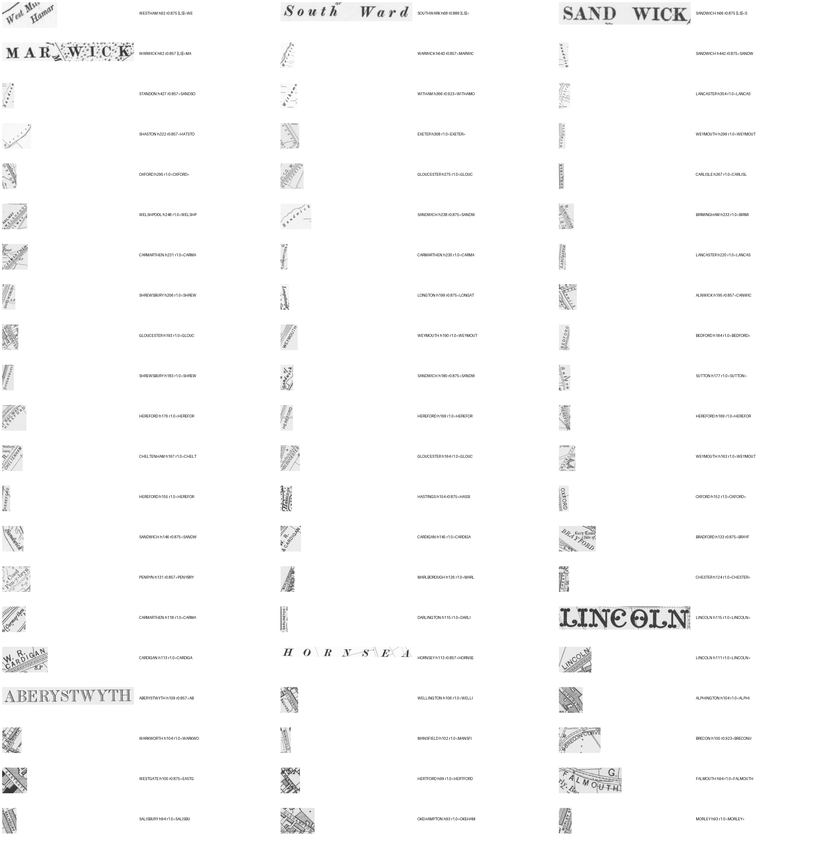
#> input picture developer/gb1900-font-probe/admin_probe/harvest_sample.png, 835 x 846 px, shrunk from 2280 x 2310 before the run
$ python detect_v2.py ../gb1900-font-probe/admin_probe/harvest_sample.png
#> lines starting #> are read from the running program, lines starting #| are printed output that depends on the picture; after the words box and inside, x2 and y2 are one past the last pixel; in counts of white or black regions, pixels touching at a corner belong together
#!/usr/bin/env python
"""P1 probe v2 — the boundary-SPECIFIC cue: bold x mereing-marks.

Field lines/contours/tidal-dot lines have NO bold x. Isolate BOLD ink (distance
transform kills 1-2px strokes), then match a bold-x template. If the surviving
hits trace the admin boundary and stay quiet on the field mesh, classical
anchor-detection + label-seeded tracing is viable.
"""
import sys
import numpy as np
from PIL import Image
import cv2
from scipy.ndimage import maximum_filter

SRC = sys.argv[1] if len(sys.argv) > 1 else "parish_probe.png"
g = np.asarray(Image.open(SRC).convert("L"), np.uint8)
H, W = g.shape
#> H = 846; W = 835

ink = (cv2.adaptiveThreshold(g, 255, cv2.ADAPTIVE_THRESH_MEAN_C,
                             cv2.THRESH_BINARY_INV, 21, 12) > 0).astype(np.uint8)
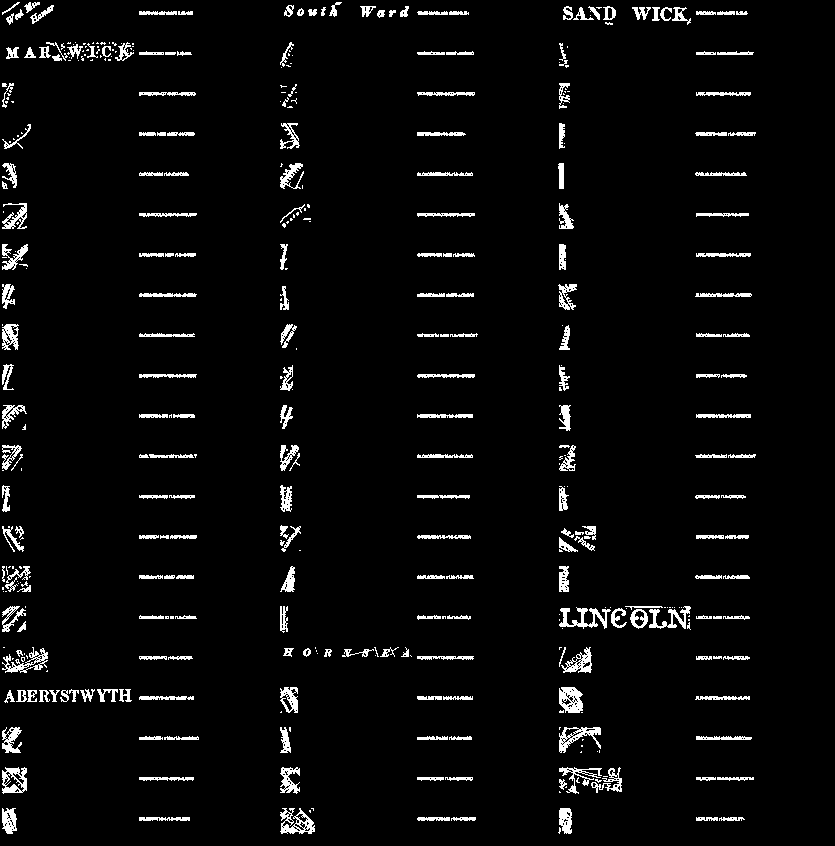
#> ink: shape (846, 835); values 0 (black) and 1 (white), 4.1% white; 410 white regions (172 under 20 px), largest, box (x1, y1, x2, y2) and area: (559, 607, 611, 629) 467, (280, 808, 315, 834) 461, (559, 687, 583, 713) 442

# BOLD ink = stroke half-width >= 2px (thickness >=~4px). Field lines ~1-2px vanish.
dist = cv2.distanceTransform(ink, cv2.DIST_L2, 3)
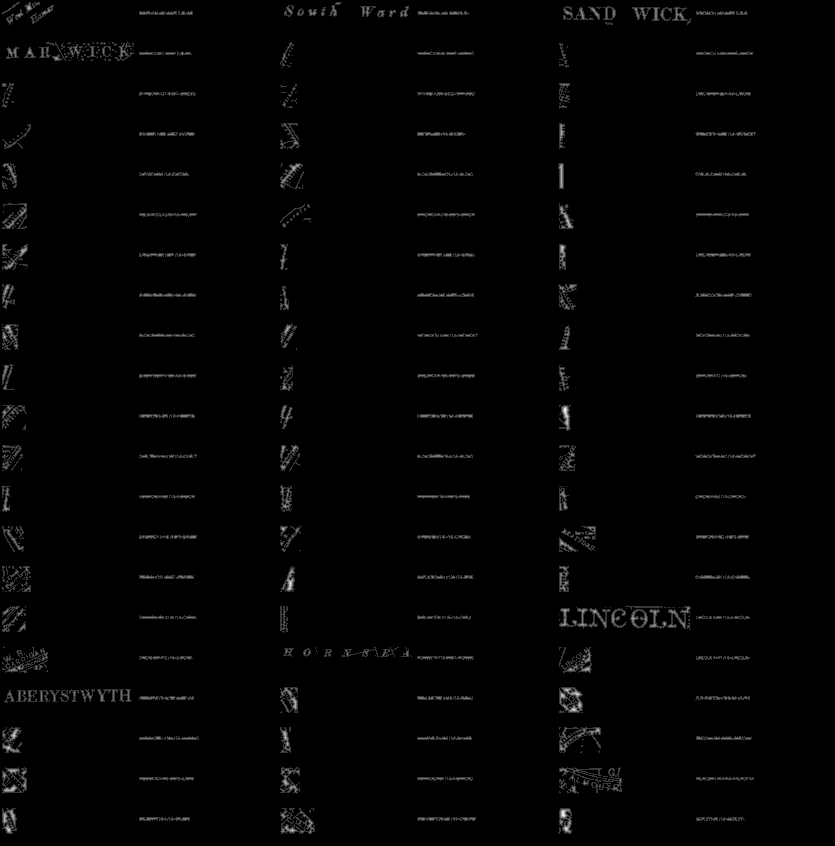
#> dist: shape (846, 835) float32; min 0, max 4.23, mean 0.0484; drawn with min black and max white
bold = (dist >= 1.8).astype(np.float32)
#> bold: shape (846, 835) float32; values 0 (black) and 1 (white), 0.67% white in thin lines or dots, all inside (x1, y1, x2, y2) = (3, 3, 752, 833)
# dilate bold cores back to full glyph extent
bold = cv2.dilate(bold, np.ones((3, 3), np.uint8))
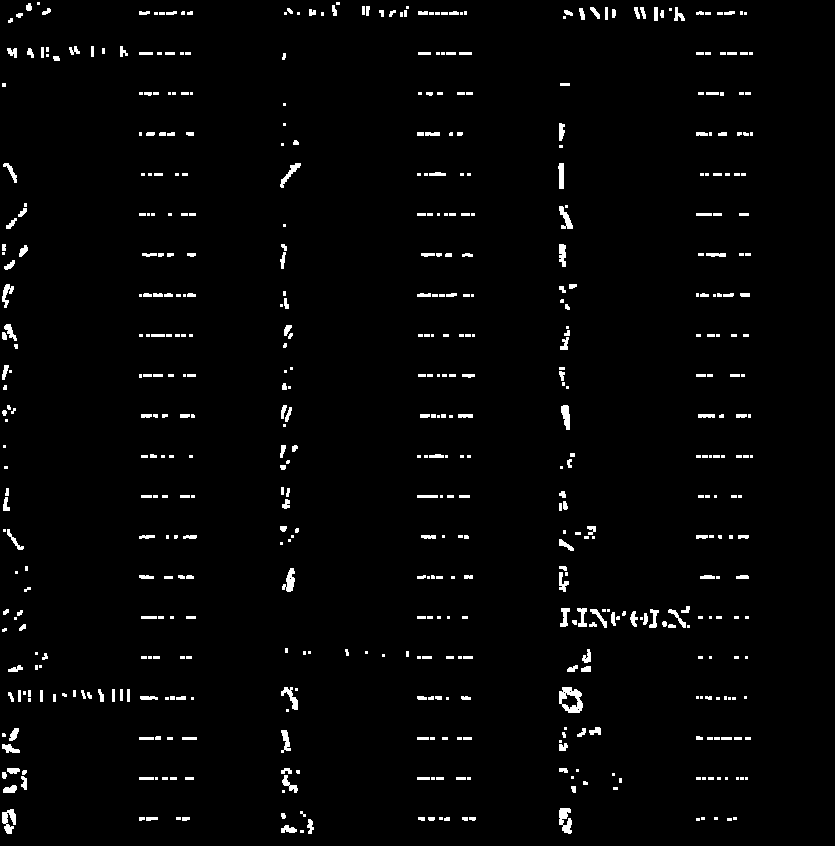
#> bold: shape (846, 835) float32; values 0 (black) and 1 (white), 2.3% white; 564 white regions (283 under 20 px), largest, box (x1, y1, x2, y2) and area: (559, 687, 583, 713) 359, (559, 808, 572, 834) 232, (2, 809, 16, 834) 216
print(f"[probe] ink frac {ink.mean():.3f}  bold frac {bold.mean():.4f}")
#| [probe] ink frac 0.041  bold frac 0.0231

# bold-x template (thick arms)
T = 19
tmpl = np.zeros((T, T), np.float32)
cv2.line(tmpl, (2, 2), (T - 3, T - 3), 1.0, 4)
cv2.line(tmpl, (T - 3, 2), (2, T - 3), 1.0, 4)
tmpl -= tmpl.mean()
ncc = cv2.matchTemplate(bold, tmpl, cv2.TM_CCOEFF_NORMED)
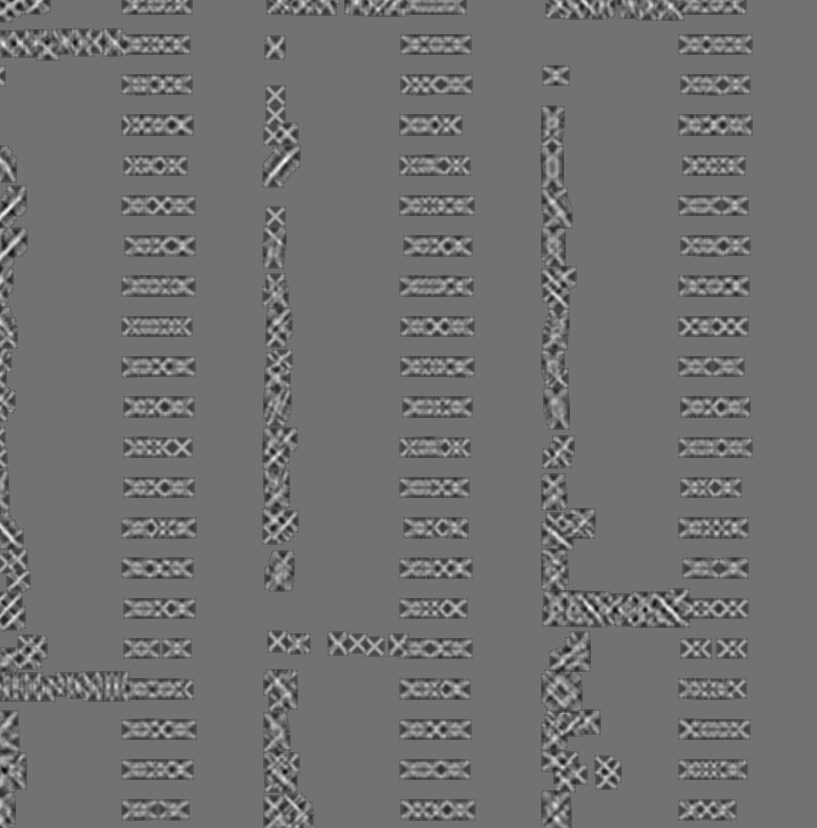
#> ncc: shape (828, 817) float32; min -0.389, max 0.476, mean -0.00233; drawn with min black and max white
ncc = np.pad(ncc, ((T // 2, T // 2), (T // 2, T // 2)))
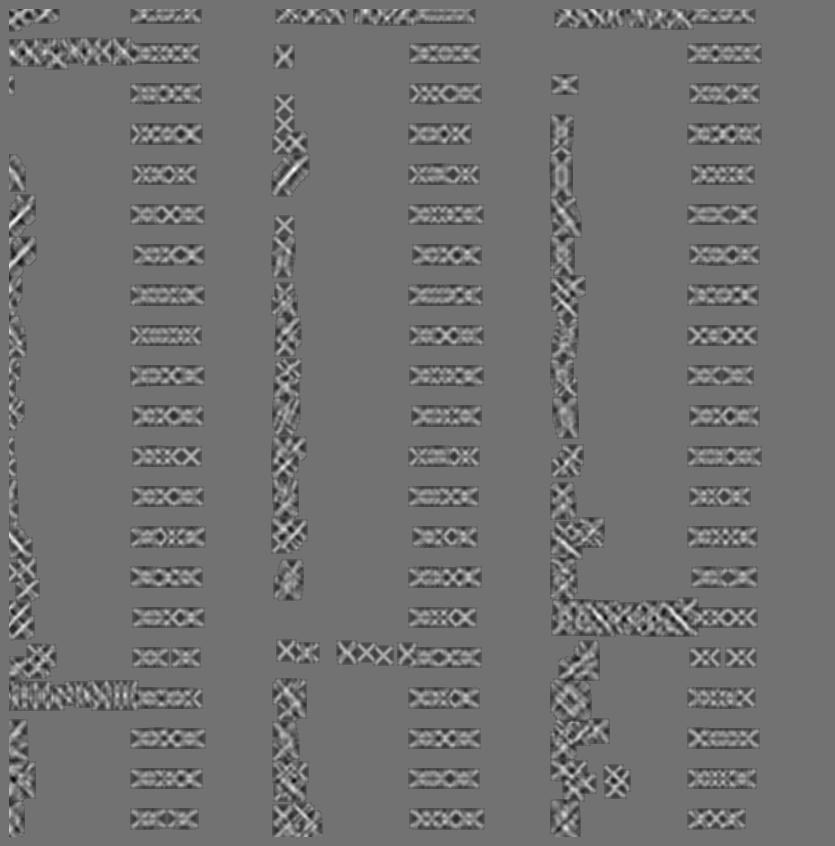
#> ncc: shape (846, 835) float32; min -0.389, max 0.476, mean -0.00223; drawn with min black and max white

peak = (ncc == maximum_filter(ncc, size=15)) & (ncc > 0.45)
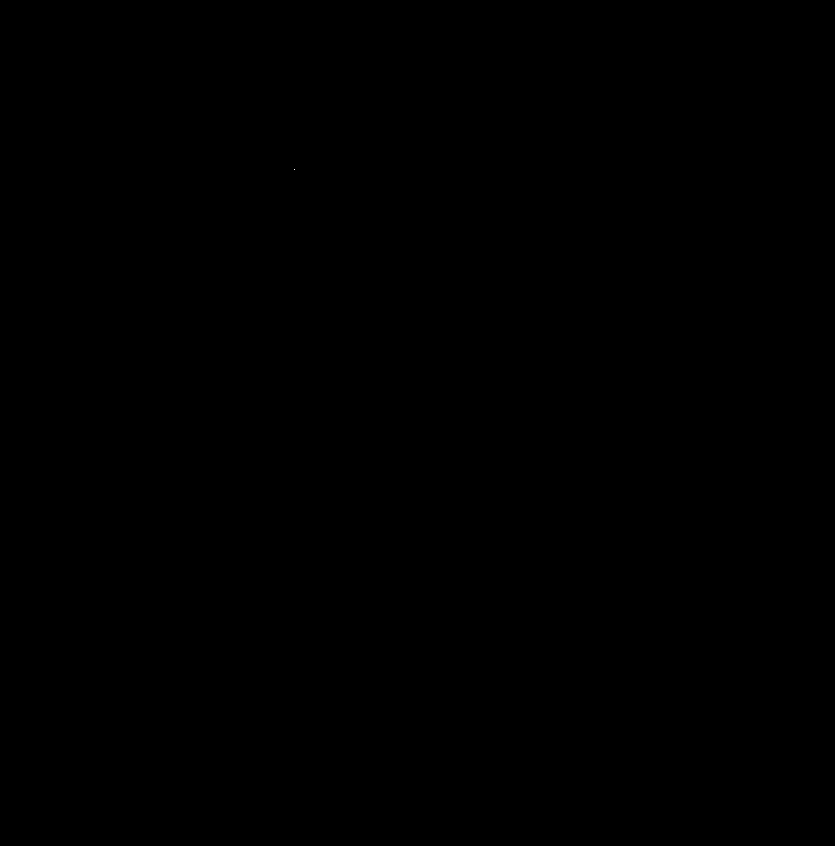
#> peak: shape (846, 835) bool; 0% white in thin lines or dots, all inside (x1, y1, x2, y2) = (294, 169, 295, 170)
ys, xs = np.where(peak)
#> ys = [169]; xs = [294]
print(f"[probe] bold-x candidates: {len(xs)} (thr 0.45)")
#| [probe] bold-x candidates: 1 (thr 0.45)

# overlays
cv2.imwrite("out_bold.png", (bold * 255).astype(np.uint8))
rgb = cv2.cvtColor(g, cv2.COLOR_GRAY2BGR)
#> rgb is the input picture: shape (846, 835, 3); min 32, max 255, mean 250.9
for x, y in zip(xs, ys):
    cv2.circle(rgb, (int(x), int(y)), 10, (0, 0, 255), 2)
#> this loop made 1 pass
#> (x, y) on pass 1: (294, 169)
#> rgb: shape (846, 835, 3); 0.03% of pixels changed, all inside (x1, y1, x2, y2) = (283, 158, 306, 181)
cv2.imwrite("out_boldx.png", rgb)
print("[probe] wrote out_bold.png out_boldx.png")

$ run again, on developer/gb1900-font-probe/admin_probe/cluster_montage_clean.png
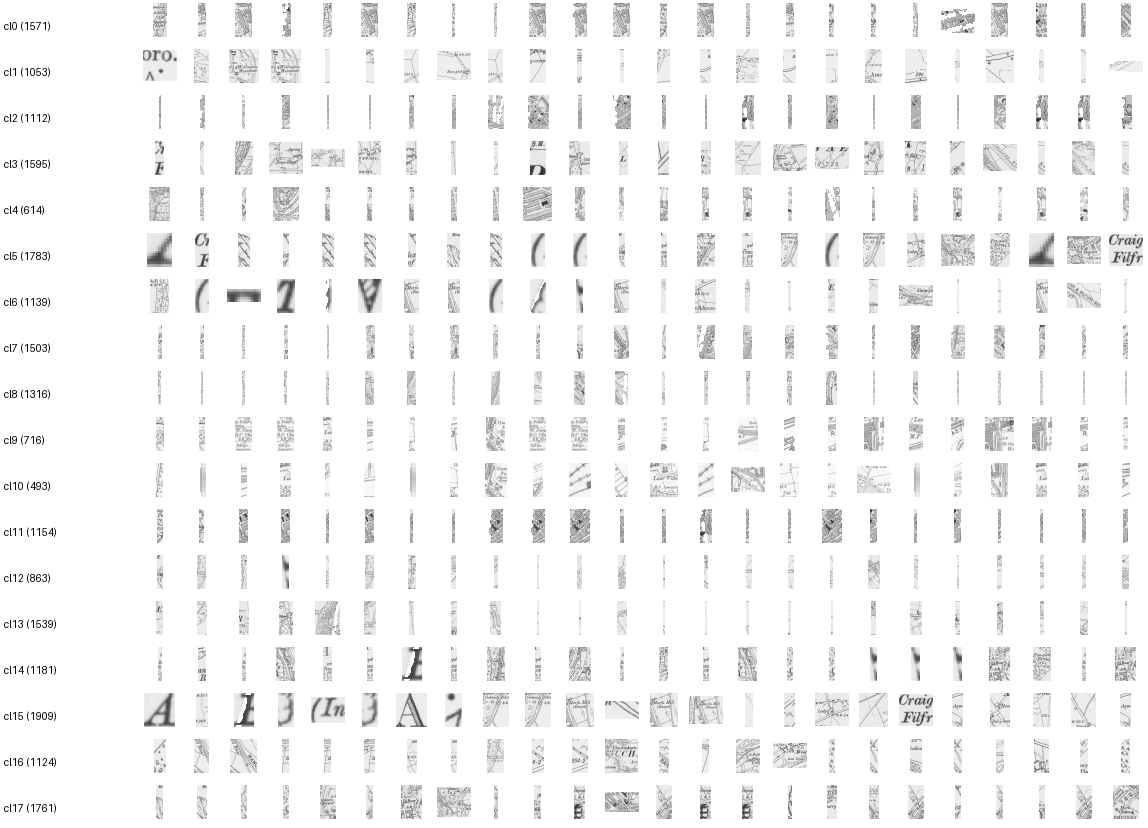
#> input picture developer/gb1900-font-probe/admin_probe/cluster_montage_clean.png, 1148 x 828 px
#> `ink = (cv2.adaptiveThreshold(g, 255, cv2.ADAPTIVE_THRESH_MEAN_C, cv2.T..`:
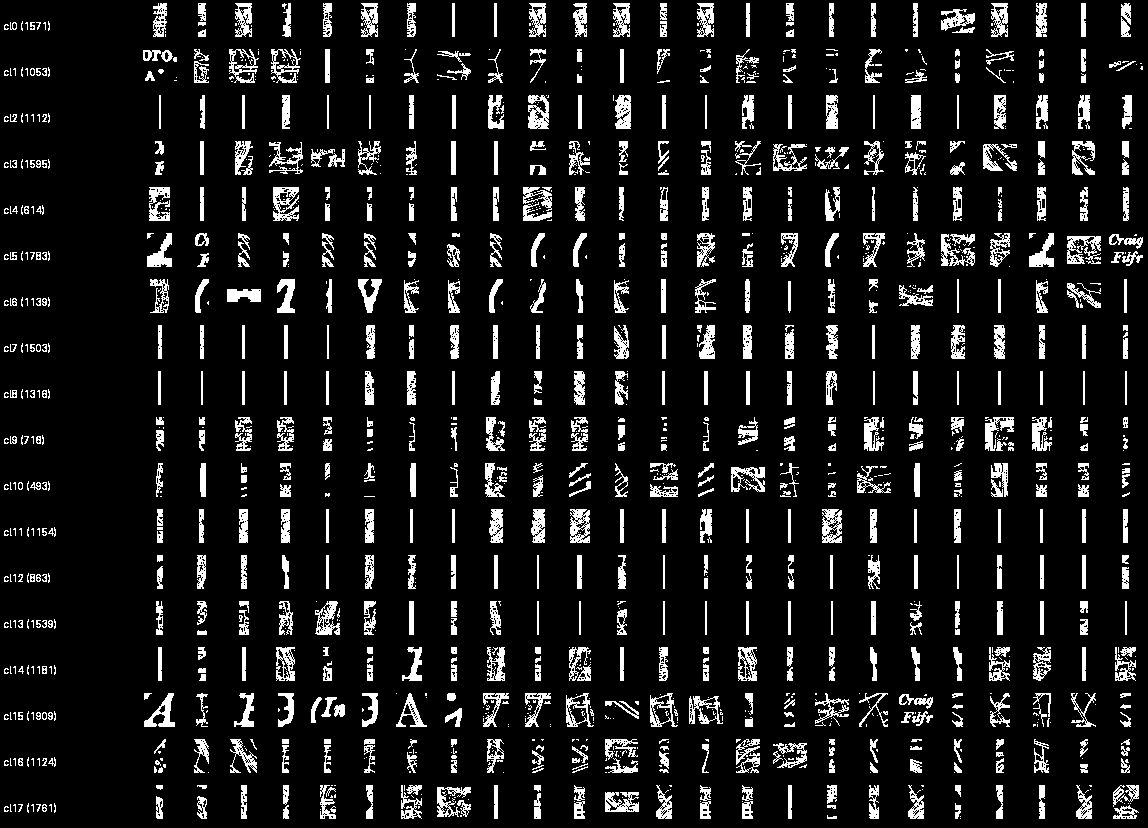
#> ink: shape (828, 1148); values 0 (black) and 1 (white), 9.9% white; 1373 white regions (683 under 20 px), largest, box (x1, y1, x2, y2) and area: (273, 187, 299, 221) 531, (1067, 236, 1101, 264) 530, (528, 95, 549, 129) 490
#| [probe] ink frac 0.099  bold frac 0.0598
#> `ncc = np.pad(ncc, ((T // 2, T // 2), (T // 2, T // 2)))`:
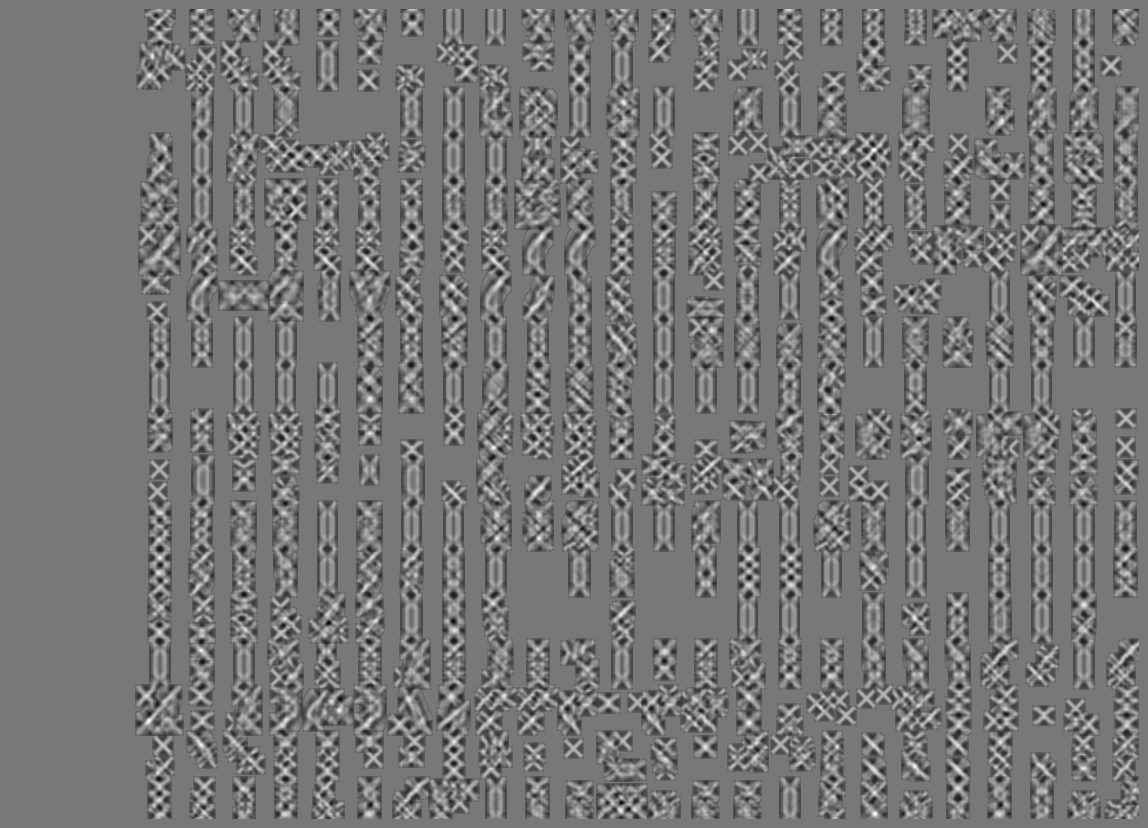
#> ncc: shape (828, 1148) float32; min -0.387, max 0.429, mean -0.00516; drawn with min black and max white
#> peak: shape (828, 1148) bool; every value is 0
#> ys = empty array
#| [probe] bold-x candidates: 0 (thr 0.45)
#> rgb is the input picture: shape (828, 1148, 3); min 3, max 255, mean 245.9
